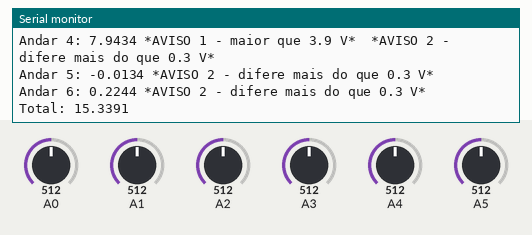
Recording of a sketch running on a simulated Arduino Mega 2560, built with avr-gcc and run on an emulated ATmega2560. Shown: the last lines printed to the serial monitor. The inputs (shaded band) are chosen by the test bench; at power-on: A0 = 512, A2 = 512, A4 = 512, A1 = 512, A3 = 512, A5 = 512.

Above: at 3.1 s.
3.2 s: A0 set to 617
At 6.0 s:
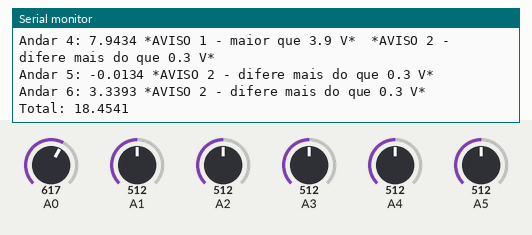
6.3 s: A0 set to 646
At 8.3 s:
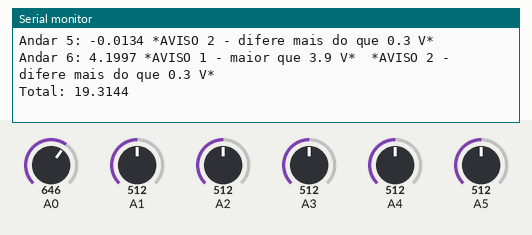
12.5 s: A2 set to 566
At 15.1 s:
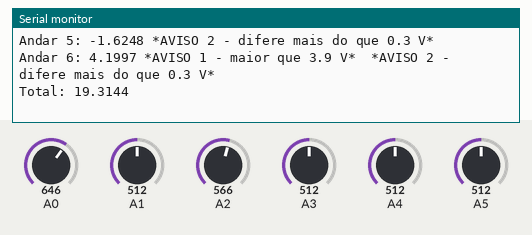
19.1 s: A2 set to 581
At 22.1 s:
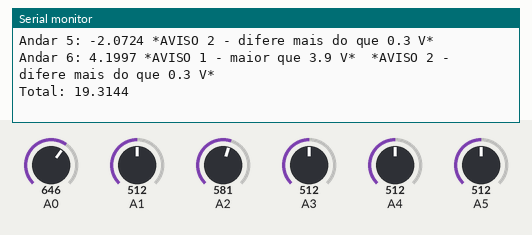
22.2 s: A4 set to 623
28.8 s: A4 set to 653
Timing chart, 0 to 31.8 s (numbered marks = the images above; inputs shaded):
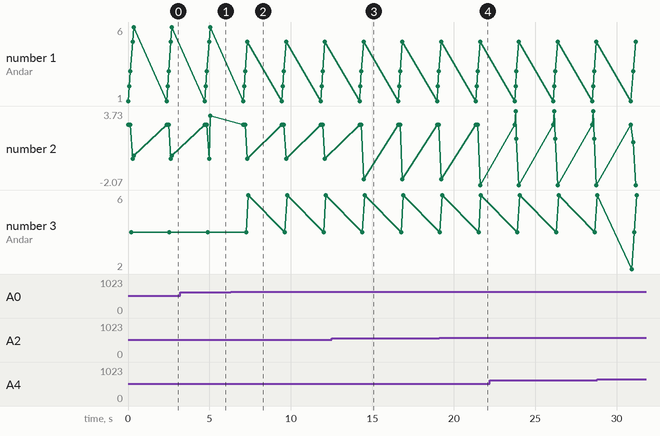

The sketch:

vers4.0.ino
```cpp
double icc = 0.15; // icc pode tomar valores entre [0; +inf[, trata-se do índice de coeficiente de cagasso

int Pin[6]; // Valor lido pelo ADC (entre 0 e 1023)
double Vin[6]; // Valores de tensão referentes ao GND
double Vtotal; // Valor total do pack
double Vfloor[6]; // Valores de tensão de cada andar
double Vr[6]; // Valores de tensão retificados
double norm = (5.0 / 1023); // Constante de normalização
double Resis[6] = {9.98, 10.00, 10.00, 9.97, 10.00, 10.04}, Divisor[6] = {0, 9.97, 19.91, 50.9, 50.4, 50.9}; // Resistências lidas com o multímetro

void setup() {
  // put your setup code here, to run once:

  // Inicialização do monitor
  Serial.begin(9600);
  // Inicialização dos pins usados
  pinMode(19, INPUT);
  pinMode(20, INPUT);
  pinMode(21, INPUT);
  pinMode(22, INPUT);
  pinMode(23, INPUT);
  pinMode(24, INPUT);
}

void loop() {
  // put your main code here, to run repeatedly:

  // Leitura de andar 1
  Pin[0] = analogRead(A5);
  Vin[0] = Pin[0] * norm; // Normalização

  // Leitura de andar 2
  Pin[1] = analogRead(A4);
  Vin[1] = Pin[1] * norm * (Resis[1] + Divisor[1]) / (Resis[1]); // Calculo do fator multiplicativo através das resistências lidas com multímetro

  // Leitura de andar 3
  Pin[2] = analogRead(A3);
  Vin[2] = Pin[2] * norm * (Resis[2] + Divisor[2]) / (Resis[2]);

  // Leitura de andar 4
  Pin[3] = analogRead(A2);
  Vin[3] = Pin[3] * norm * (Resis[3] + Divisor[3]) / (Resis[3]);

  // Leitura de andar 5
  Pin[4] = analogRead(A1);
  Vin[4] = Pin[4] * norm * (Resis[4] + Divisor[4]) / (Resis[4]);

  // Leitura de andar 6
  Pin[5] = analogRead(A0);
  Vin[5] = Pin[5] * norm * (Resis[5] + Divisor[5]) / (Resis[5]);

  // Tensão retificada (atualmente sem retificação pois será necessária nova calibração)
  Vr[0] = Vin[0];
  Vr[1] = Vin[1];
  Vr[2] = Vin[2];
  Vr[3] = Vin[3];
  Vr[4] = Vin[4];
  Vr[5] = Vin[5];

  // Calculo das tensões individuais de cada andar + 0.15 de folga
  if (Vin[0] > 0.1 && Vin[1] > 0.1 && Vin[2] > 0.1 && Vin[3] > 0.1 && Vin[4] > 0.1 && Vin[5] > 0.1) {
    Vfloor[0] = Vr[0] + icc;
    Vfloor[1] = Vr[1] - Vr[0] + icc;
    Vfloor[2] = Vr[2] - Vr[1] + icc;
    Vfloor[3] = Vr[3] - Vr[2] + icc;
    Vfloor[4] = Vr[4] - Vr[3] + icc;
    Vfloor[5] = Vr[5] - Vr[4] + icc;
    Vtotal = Vfloor[0] + Vfloor[1] + Vfloor[2] + Vfloor[3] + Vfloor[4] + Vfloor[5] - icc * 5; // <=> + icc * 1
  } else {
    Vfloor[0] = Vr[0];
    Vfloor[1] = Vr[1] - Vr[0];
    Vfloor[2] = Vr[2] - Vr[1];
    Vfloor[3] = Vr[3] - Vr[2];
    Vfloor[4] = Vr[4] - Vr[3];
    Vfloor[5] = Vr[5] - Vr[4];
    Vtotal = Vfloor[0] + Vfloor[1] + Vfloor[2] + Vfloor[3] + Vfloor[4] + Vfloor[5]; // <=> + icc * 1
  }

  // Envio dos dados para o ecrã
  Serial.print("*De baixo para cima*"); // Print de uma string
  Serial.println(); // Dá enter

  Serial.print("Andar 1: ");
  Serial.print(Vfloor[0], 4); // Print de um valor decimal com 4 casas decimais
  if (Vfloor[0] > 3.9) {
    Serial.print(" *AVISO 1 - maior que 3.9 V* "); // Aviso de tensão alta
  }
  if (fabs(Vfloor[0] - Vfloor[1]) > 0.3 || fabs(Vfloor[0] - Vfloor[2]) > 0.3 || fabs(Vfloor[0] - Vfloor[3]) > 0.3 || fabs(Vfloor[0] - Vfloor[4]) > 0.3 || fabs(Vfloor[0] - Vfloor[5]) > 0.3) {
    Serial.print(" *AVISO 2 - difere mais do que 0.3 V* "); // Aviso de diferenças de tensão grandes
  }
  Serial.println();

  Serial.print("Andar 2: ");
  Serial.print(Vfloor[1], 4);
  if (Vfloor[1] > 3.9) {
    Serial.print(" *AVISO 1 - maior que 3.9 V* "); // Aviso de tensão alta
  }
  if (fabs(Vfloor[0] - Vfloor[1]) > 0.3 || fabs(Vfloor[1] - Vfloor[2]) > 0.3 || fabs(Vfloor[1] - Vfloor[3]) > 0.3 || fabs(Vfloor[1] - Vfloor[4]) > 0.3 || fabs(Vfloor[1] - Vfloor[5]) > 0.3) {
    Serial.print(" *AVISO 2 - difere mais do que 0.3 V* "); // Aviso de diferenças de tensão grandes
  }
  Serial.println();

  Serial.print("Andar 3: ");
  Serial.print(Vfloor[2], 4);
  if (Vfloor[2] > 3.9) {
    Serial.print(" *AVISO 1 - maior que 3.9 V* "); // Aviso de tensão alta
  }
  if (fabs(Vfloor[0] - Vfloor[2]) > 0.3 || fabs(Vfloor[1] - Vfloor[2]) > 0.3 || fabs(Vfloor[2] - Vfloor[3]) > 0.3 || fabs(Vfloor[2] - Vfloor[4]) > 0.3 || fabs(Vfloor[2] - Vfloor[5]) > 0.3) {
    Serial.print(" *AVISO 2 - difere mais do que 0.3 V* "); // Aviso de diferenças de tensão grandes
  }
  Serial.println();

  Serial.print("Andar 4: ");
  Serial.print(Vfloor[3], 4);
  if (Vfloor[3] > 3.9) {
    Serial.print(" *AVISO 1 - maior que 3.9 V* "); // Aviso de tensão alta
  }
  if (fabs(Vfloor[0] - Vfloor[3]) > 0.3 || fabs(Vfloor[1] - Vfloor[3]) > 0.3 || fabs(Vfloor[2] - Vfloor[3]) > 0.3 || fabs(Vfloor[3] - Vfloor[4]) > 0.3 || fabs(Vfloor[3] - Vfloor[5]) > 0.3) {
    Serial.print(" *AVISO 2 - difere mais do que 0.3 V* "); // Aviso de diferenças de tensão grandes
  }
  Serial.println();

  Serial.print("Andar 5: ");
  Serial.print(Vfloor[4], 4);
  if (Vfloor[4] > 3.9) {
    Serial.print(" *AVISO 1 - maior que 3.9 V* "); // Aviso de tensão alta
  }
  if (fabs(Vfloor[0] - Vfloor[4]) > 0.3 || fabs(Vfloor[1] - Vfloor[4]) > 0.3 || fabs(Vfloor[2] - Vfloor[4]) > 0.3 || fabs(Vfloor[3] - Vfloor[4]) > 0.3 || fabs(Vfloor[4] - Vfloor[5]) > 0.3) {
    Serial.print(" *AVISO 2 - difere mais do que 0.3 V* "); // Aviso de diferenças de tensão grandes
  }
  Serial.println();

  Serial.print("Andar 6: ");
  Serial.print(Vfloor[5], 4);
  if (Vfloor[5] > 3.9) {
    Serial.print(" *AVISO 1 - maior que 3.9 V* "); // Aviso de tensão alta
  }
  if (fabs(Vfloor[0] - Vfloor[5]) > 0.3 || fabs(Vfloor[1] - Vfloor[5]) > 0.3 || fabs(Vfloor[2] - Vfloor[5]) > 0.3 || fabs(Vfloor[3] - Vfloor[5]) > 0.3 || fabs(Vfloor[4] - Vfloor[5]) > 0.3) {
    Serial.print(" *AVISO 2 - difere mais do que 0.3 V* "); // Aviso de diferenças de tensão grandes
  }
  Serial.println();

  Serial.print("Total: ");
  Serial.print(Vtotal, 4);
  Serial.println();

  Serial.println();
  delay(2000); // Tempo em milisegundos (pode ser aumentado ou diminuido)
}
```

Measured:
- after the input at 3.2 s, the serial monitor: prints a new line after 1.8 s (image 1)
- after the input at 6.3 s, the serial monitor: prints a new line after 1.1 s (image 2)
- after the input at 12.5 s, the serial monitor: prints a new line after 1.9 s (image 3)
- after the input at 19.1 s, the serial monitor: prints a new line after 2.4 s (image 4)
- plotted number 2: 0.22 → 3.34 after the input at 3.2 s, 2.64 → -2.07 after the input at 19.1 s
